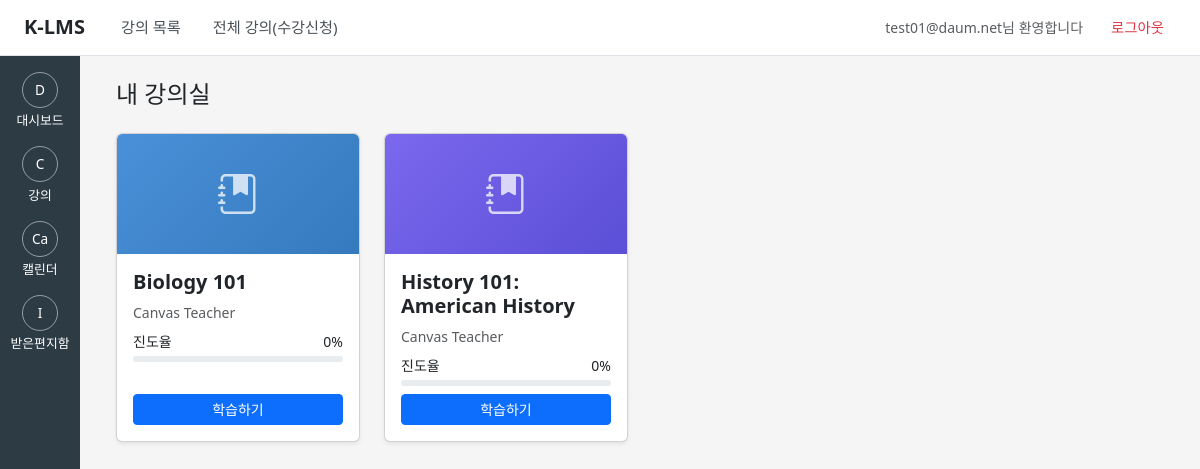
Page / (signed in) on the committed database.
### core/models.py (models this page shows, shortened)
class User(AbstractUser):
    email = models.EmailField(
        unique=True,
        blank=False,
        null=False,
        help_text="로그인 및 알림에 사용되는 기본 이메일 (시스템 전역 유일)",
    )
    sis_id = models.CharField(
        max_length=64,
        unique=True,
        null=True,
        blank=True,
        help_text="SIS 학번/사번. 없을 수도 있지만, 있으면 유일해야 함.",
    )
    avatar_url = models.URLField(
        max_length=500,
        null=True,
        blank=True,
        help_text="사용자 프로필 사진 URL",
    )
    time_zone = models.CharField(
        max_length=50,
        default="UTC",
        help_text="사용자 선호 타임존 (예: UTC, Asia/Seoul)",
    )
    class Meta:
        verbose_name = "User"
        verbose_name_plural = "Users"

### courses/models.py (models this page shows, shortened)
class Course(models.Model):
    account = models.ForeignKey(
        Account,
        related_name="courses",
        on_delete=models.CASCADE,
        help_text="이 강의가 속한 계정(또는 하위 계정)",
    )
    term = models.ForeignKey(
        Term,
        related_name="courses",
        on_delete=models.PROTECT,
        help_text="이 강의가 열리는 학기",
    )
    name = models.CharField(max_length=255)
    course_code = models.CharField(
        max_length=50,
        help_text="강의 코드(예: CS101, ENG-202 등)",
    )
    is_public = models.BooleanField(
        default=False,
        help_text="공개 강의 여부 (예: 카탈로그에 노출할지 여부)",
    )
    class Meta:
        verbose_name = "Course"
        verbose_name_plural = "Courses"

### core/views.py (the view)
# urls.py: path("", dashboard, name="dashboard"),
@login_required
def dashboard(request):
    enrollments = (
        Enrollment.objects.filter(
            user=request.user,
            section__course__isnull=False,
        )
        .select_related("section__course__term")
        .order_by("section__course__name")
    )
    course_cards = []
    seen_course_ids = set()
    for enr in enrollments:
        course = enr.section.course
        if course.id in seen_course_ids:
            continue
        seen_course_ids.add(course.id)
        teacher = (
            Enrollment.objects.filter(
                section__course=course,
                role="teacher",
            )
            .select_related("user")
            .first()
        )
        teacher_name = (
            teacher.user.get_full_name() or teacher.user.username
            if teacher
            else "-"
        )
        total_videos = Video.objects.filter(course=course).count()
        completed_videos = VideoProgress.objects.filter(
            user=request.user,
            video__course=course,
            is_completed=True,
        ).count()
        progress = (
            int((completed_videos / total_videos) * 100)
            if total_videos > 0
            else 0
        )
        colors = [
            ("#4a90d9", "#357abd"),
            ("#7b68ee", "#5a4fd6"),
            ("#50c878", "#3da55c"),
            ("#e74c3c", "#c0392b"),
            ("#f39c12", "#d68910"),
        ]
        color_pair = colors[len(course_cards) % len(colors)]
        course_cards.append({
            "course": course,
            "teacher": teacher_name,
            "progress": min(100, progress),
            "bg_color": f"linear-gradient(135deg, {color_pair[0]}, {color_pair[1]})",
        })
    context = {
        "course_cards": course_cards,
    }
    return render(request, "dashboard.html", context)

### templates/dashboard.html (shortened to what this page needs)
{% extends "base.html" %}
{% block content %}
  <div class="container-fluid">
    <h1 class="h4 mb-4">내 강의실</h1>
    {% if course_cards %}
      <div class="row row-cols-1 row-cols-sm-2 row-cols-lg-3 row-cols-xl-4 g-4">
        {% for item in course_cards %}
          <div class="col">
            <div class="card shadow-sm h-100 overflow-hidden">
              <div
                class="card-img-top d-flex align-items-center justify-content-center text-white"
                style="height: 120px; background: {{ item.bg_color }}; font-size: 2.5rem;"
              >
                <i class="bi bi-journal-bookmark-fill opacity-75"></i>
              </div>
              <div class="card-body d-flex flex-column">
                <h5 class="card-title fw-bold">{{ item.course.name }}</h5>
                <p class="card-text text-muted small mb-2">
                  {{ item.teacher }}
                </p>
                <div class="mb-2">
                  <div class="d-flex justify-content-between small mb-1">
                    <span>진도율</span>
                    <span>{{ item.progress }}%</span>
                  </div>
                  <div class="progress" style="height: 6px;">
                  </div>
                </div>
                <div class="mt-auto">
                  <a
                    href="{% url 'course_detail' item.course.id %}"
                    class="btn btn-primary btn-sm w-100"
                  >
                    학습하기
                  </a>
                </div>
              </div>
            </div>
          </div>
        {% endfor %}
      </div>
    {% endif %}
  </div>
{% endblock %}

### templates/base.html (shortened to what this page needs)
<!DOCTYPE html>
<html lang="ko">
  <head>
    <link
      href="https://cdn.jsdelivr.net/npm/bootstrap@5.3.3/dist/css/bootstrap.min.css"
      rel="stylesheet"
    />
    <link
      rel="stylesheet"
      href="https://cdn.jsdelivr.net/npm/bootstrap-icons@1.11.3/font/bootstrap-icons.css"
    />
  </head>
  <body>
    <header class="top-header">
      <div class="top-header-left">
        <a href="{% url 'dashboard' %}" class="top-header-logo">
          K-LMS
        </a>
        <nav class="top-header-nav">
          <a href="{% url 'dashboard' %}">강의 목록</a>
          <a href="{% url 'course_catalog' %}">전체 강의(수강신청)</a>
        </nav>
      </div>
      <div class="top-header-right">
        {% if user.is_authenticated %}
          <span class="text-muted small me-1">
            {{ user.username }}님 환영합니다
          </span>
          <form method="post" action="{% url 'logout' %}" class="d-inline mb-0">
            <button type="submit" class="btn-logout">
              로그아웃
            </button>
          </form>
        {% endif %}
      </div>
    </header>
    <nav class="canvas-sidebar">
      <a href="{% url 'dashboard' %}">
        <div class="icon-circle">D</div>
        <div>대시보드</div>
      </a>
      <a href="#">
        <div class="icon-circle">C</div>
        <div>강의</div>
      </a>
      <a href="#">
        <div class="icon-circle">Ca</div>
        <div>캘린더</div>
      </a>
      <a href="#">
        <div class="icon-circle">I</div>
        <div>받은편지함</div>
      </a>
    </nav>
    <main class="canvas-content">
      {% block content %}{% endblock %}
    </main>
  </body>
</html>

### templates/base.html (style rules this page uses)
body { margin: 0; padding: 0; }
.top-header { position: fixed; top: 0; left: 0; right: 0; height: 56px; background-color: #ffffff; border-bottom: 1px solid #dee2e6; display: flex; align-items: center; justify-content: space-between; padding: 0 1.5rem; z-index: 1100; }
.top-header-left { display: flex; align-items: center; gap: 1.5rem; }
.top-header-logo { font-weight: 700; font-size: 1.25rem; color: #212529; text-decoration: none; }
.top-header-nav { display: flex; align-items: center; gap: 0.5rem; }
.top-header-nav a { color: #495057; text-decoration: none; font-size: 0.95rem; padding: 0.35rem 0.75rem; border-radius: 0.25rem; }
.top-header-right { display: flex; align-items: center; gap: 0.75rem; }
.top-header .btn-logout { color: #dc3545; background: none; border: none; padding: 0.35rem 0.75rem; font-size: 0.9rem; cursor: pointer; }
.canvas-sidebar { position: fixed; left: 0; top: 56px; bottom: 0; width: 80px; background-color: #2d3b45; color: #ffffff; display: flex; flex-direction: column; align-items: center; padding-top: 1rem; z-index: 1000; }
.canvas-sidebar a { color: #ffffff; text-decoration: none; font-size: 0.8rem; text-align: center; margin-bottom: 1rem; }
.canvas-sidebar .icon-circle { width: 36px; height: 36px; border-radius: 50%; border: 1px solid rgba(255, 255, 255, 0.5); display: flex; align-items: center; justify-content: center; margin: 0 auto 0.2rem; font-size: 0.85rem; }
.canvas-content { margin-left: 80px; margin-top: 56px; padding: 1.5rem; min-height: calc(100vh - 56px); background-color: #f5f5f5; }

### rows in the picture
User: username "test01@daum.net"
Course: course.name "Biology 101", teacher "Canvas Teacher", progress "0"
Course: course.name "History 101: American History", teacher "Canvas Teacher", progress "0"
